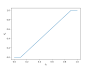

The script that saved this image:
# Figure for linear relative permeability curves

import matplotlib.pyplot as plt

s = [0, 0.1, 0.9, 1]
kr = [0, 0, 1, 1]

plt.plot(s, kr)
plt.xlabel('$s_p$')
plt.ylabel('$k^r_p$')
plt.savefig('relative_permeability_linear.svg')
plt.savefig('relative_permeability_linear.pdf')
